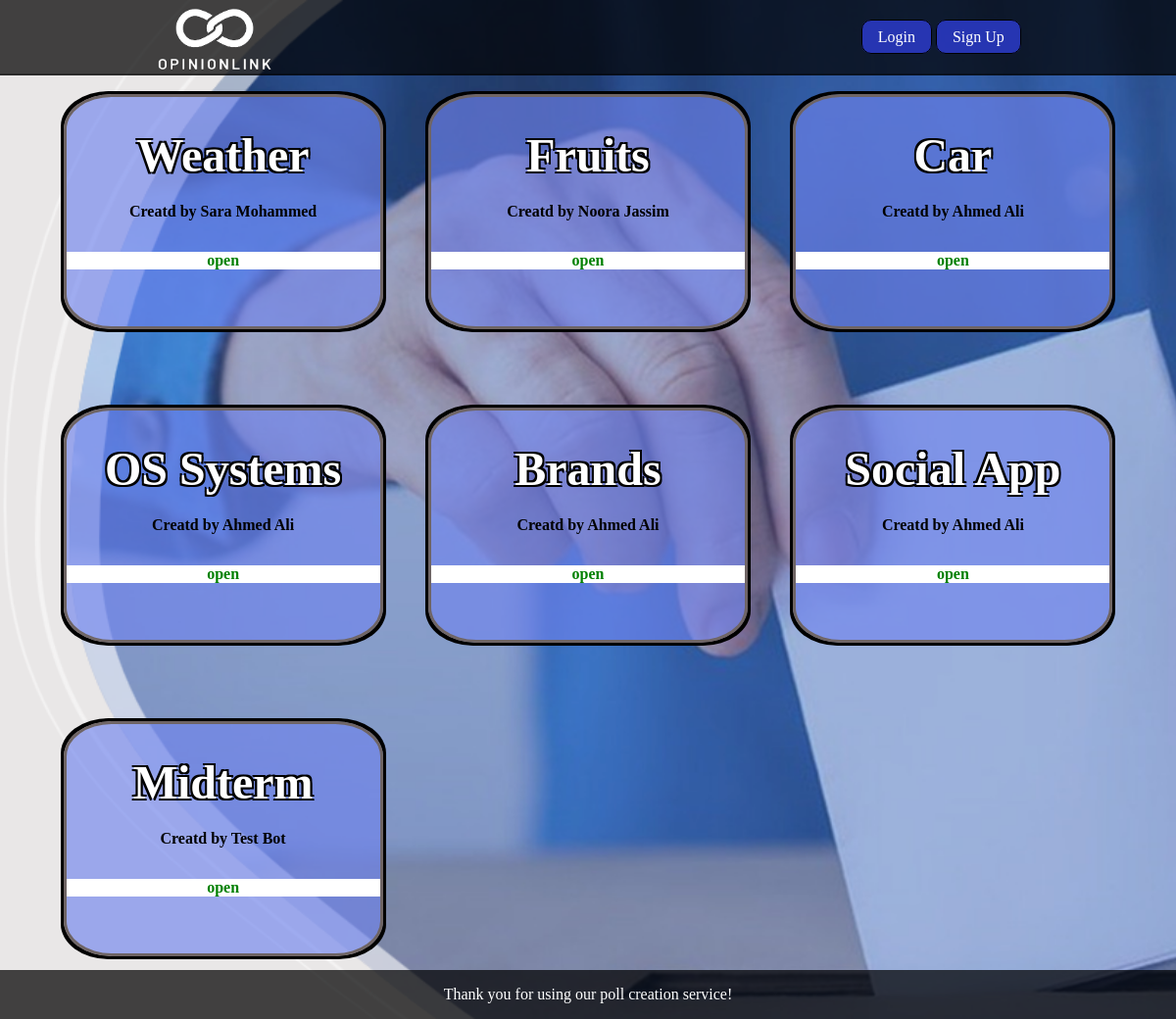
Screenshot of /browse.php with the database file from the repository.
### tables this page shows
CREATE TABLE `polls` (
  `poll_id` int(11) NOT NULL,
  `question` text NOT NULL,
  `title` varchar(255) DEFAULT NULL,
  `created_at` datetime DEFAULT current_timestamp(),
  `expires_at` datetime DEFAULT NULL,
  `is_active` tinyint(1) NOT NULL DEFAULT 1,
  `creator_id` int(11) DEFAULT NULL
);

CREATE TABLE `users` (
  `user_id` int(11) NOT NULL,
  `name` varchar(255) NOT NULL,
  `email` text NOT NULL,
  `password` varchar(255) NOT NULL
);

### browse.php (the view, shortened to what this page needs)
<?php
require_once "status.php";
?>
<!DOCTYPE html>
<html>
<head>
  <link rel="stylesheet" href="style.css">
  <link rel="stylesheet" href="browse.css">
  <link rel="stylesheet" href="media.css">
  <?php require "header.php"; ?>
</head>
<body class="broswe-page">
<div class="container">
    <main>
    <?php
    $sql="select * from polls";
    $polls=$db->query($sql);
        while($row=$polls->fetch())
        {
            $poll_id=$row['poll_id'];
            $title=$row['title'];
            $is_active=$row['is_active'];
            $creator=$row['creator_id'];
            $select_name="select name from users where user_id=$creator";
            $statement = $db->prepare($select_name);
            $statement->execute();
            $creator_name=$statement->fetch()['name'];
            echo "
            <a  href='viewpoll.php?poll_id=$poll_id'>
                <div class='polls-browse' >
                ";
                $color="";
                if($is_active==0){
                  $status="closed";
                  $color="red";
                }
                else{
                  $status="open";
                  $color="green";
                }
                echo"
                <h1>$title</h1>
                <h4>Creatd by $creator_name</h4>
                ";
            echo "<h4 style='color:$color; background-color:white'>$status</h4>
                  </div></a> ";
        }
    ?>
    </main>
  </div>
  <footer>
        <p>Thank you for using our poll creation service!</p>
    </footer>
</body>
</html>

### header.php (shortened to what this page needs)
<html>
<header>
    <nav>
        <div class="logo"><a href="mainpage.php" id="logolink"><img src="images/logo.png" x` width='120px'></a></div>
        <div class="loginAndSignup">
        <a class="icons" href="login.php">Login</a>
        <a class="icons" href="register.php">Sign Up</a>
        </div>
    </nav>
</header>
</html>

### style.css (style rules this page uses)
html { background-image: url('images/pollbackground.png'); background-position: center; background-repeat: no-repeat; background-size: cover; background-color: transparent; background-attachment: fixed; width: 100%; height: 100%; }
.container { margin: 0 auto; padding: 0; width: 100%; max-width: 1080px; display: flex; justify-content: center; align-items: center; }
header { position: fixed; top: 0; right: 0; width: 100%; background-color: #000000b8; min-height:3em; border-bottom: 2px solid rgba(0, 0, 0, 0.342); }
.icons { text-decoration: none; border:0.1em solid black ; padding: 0.5em 1em 0.5em 1em; color: rgb(255, 255, 255); background-color: rgba(43, 58, 196, 0.877); border-radius: 10px; }
nav { display: flex; justify-content: space-around; padding: 0.5em; height: 3.7em; }
.loginAndSignup { margin: auto 0; }
main { padding: 5em; }
.logo { border: px; }
h1 { font-size: 80px; padding-bottom: 0; margin-bottom: 0; }
h4 { font-size: 30px; margin-bottom: 2em; }
footer { align-items: center; display: flex; justify-content: center; height: 50px; margin-top: 10px; bottom: 0; left: 0; position: fixed; width:100%; background-color: #000000b8; color:white; text-align: center; }

### browse.css (style rules this page uses)
main a { text-decoration: none; color: black; width: 30%; height: 15em; display: flex; margin-top: 5em; border-radius: 15%; flex-direction: column; justify-content: center; align-items: center; }
main { display: flex; flex-wrap: wrap; justify-content: space-between; align-items: flex-start; margin: 0 auto; padding: 0.5em; padding-bottom: 4em }
.polls-browse { border: 0.2em solid rgb(111, 101, 101) ; border-radius: 15%; background-color: rgba(111, 132, 238, 0.641); width: 20em; height: 15em; box-shadow: 3px 3px 0 black, -3px -3px 0 black, 3px -3px 0 black, -3px 3px 0 black; }
main h1 { text-align: center; overflow-wrap:break-word ; font-size: 3em; color:rgb(255, 255, 255); text-shadow: 2px 2px 0 black, -2px -2px 0 black, 2px -2px 0 black, -2px 2px 0 black; }
main h4 { text-align: center; overflow-wrap:break-word ; font-size: 1em; }

### rows the page displays
polls: title "Weather", creator.name "Sara Mohammed", is_active "open"
polls: title "Fruits", creator.name "Noora Jassim", is_active "open"
polls: title "Car", creator.name "Ahmed Ali", is_active "open"
polls: title "OS Systems", creator.name "Ahmed Ali", is_active "open"
polls: title "Brands", creator.name "Ahmed Ali", is_active "open"
polls: title "Social App", creator.name "Ahmed Ali", is_active "open"
polls: title "Midterm", creator.name "Test Bot", is_active "open"
